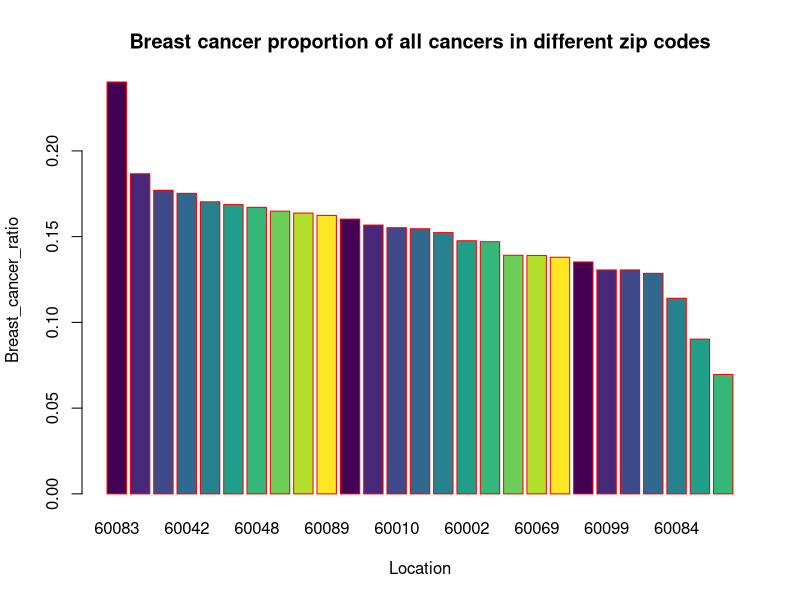

Source code (R):




library("viridis") 
library(dtplyr)
library(dplyr)
library(tidyverse)



Cancer_Rates <- read_csv("../data/Cancer_Rates.csv")

Cancer_Rates <- Cancer_Rates %>% select(ZIP,All_Cancer,Breast_Can)
Cancer_stat <- Cancer_Rates %>% mutate(ratio = Breast_Can / All_Cancer) %>% 
              arrange(desc(ratio))
barplot(Cancer_stat$ratio,names.arg=Cancer_stat$ZIP,xlab="Location",ylab="Breast_cancer_ratio",col=viridis(10),
        main="Breast cancer proportion of all cancers in different zip codes",border="red")
